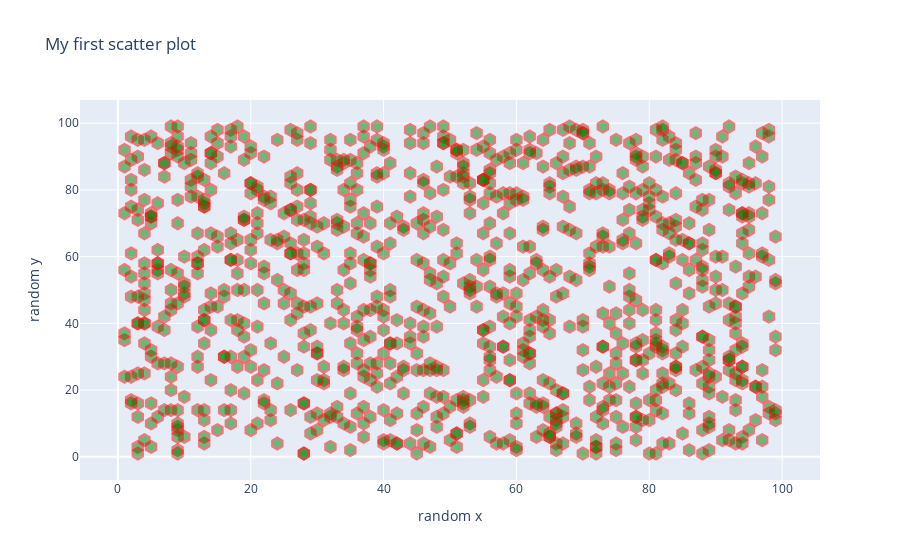

Write notebook code for a chart like this one.
### Markdown cell above
### 1d) changing the shape, colour and size of markers

You can change how to markers look like with parameter <i> marker </i> which is in the form of dictionary. Some of the parameters it takes are:

<b> Colour: </b> You can just say what colour you want - for example 'red'. Or you can provide a code for the color that you can find here: https://plotly.com/python/discrete-color/

<b> Size: </b> This is given in integers - for example 12.

<b> Symbol: </b> Symbol is a part of styling markers. You can find the entire list here: https://plotly.com/python/marker-style/

<b> Opacity: </b> Transparency of the markers (from 0 - invisible, to 1 - fully visible)

<b> Line: </b> Border of the markers (as a dictionary)

### Code cell
import plotly.graph_objs as go

data_component = go.Scatter(x=random_X,
                            y=random_y,
                            mode='markers',
                            marker=dict(size=12,
                                        color='green',
                                        symbol='hexagon',
                                        opacity=0.5,
                                        line=dict(width=2,
                                                  color='red')))

layout_component = go.Layout(title='My first scatter plot',
                             xaxis_title='random x',
                             yaxis_title='random y')

fig = go.Figure(data=data_component,
                layout=layout_component)

fig.show()

### Figure 1 — Plotly figure (JSON) as saved in the notebook; plotly's stock layout.template omitted (floating-point values rounded to 4 significant figures; data arrays with more than 128 entries replaced by an {"elided": "..."} marker saying what was removed)
{"data": [{"marker": {"color": "green", "line": {"color": "red", "width": 2}, "opacity": 0.5, "size": 12, "symbol": "hexagon"}, "mode": "markers", "type": "scatter", "x": {"elided": "1000 int values"}, "y": {"elided": "1000 int values"}}], "layout": {"title": {"text": "My first scatter plot"}, "xaxis": {"title": {"text": "random x"}}, "yaxis": {"title": {"text": "random y"}}}}
